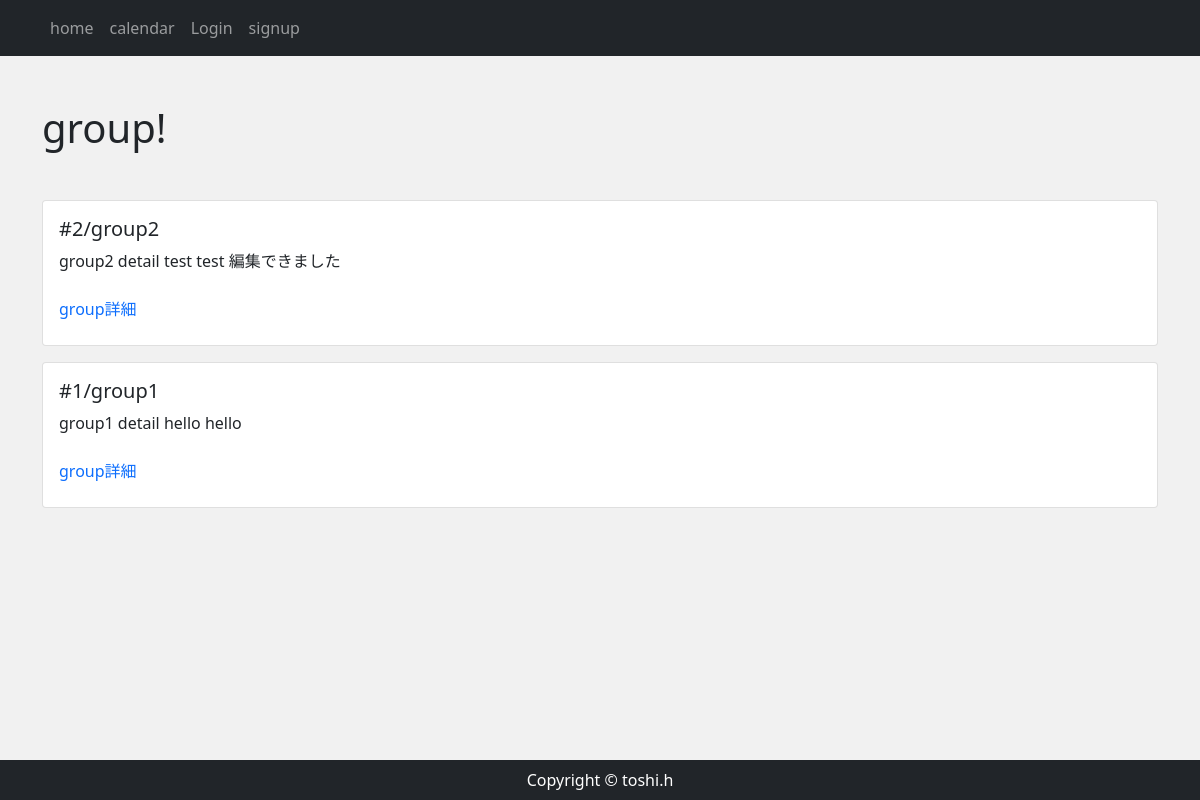
Page /group/ on the committed database.
### reservation/models.py (models this page shows, shortened)
class Group(models.Model):
    group_name = models.CharField(max_length=150)
    group_detail = models.TextField()

### reservation/views.py (the view)
# urls.py: path('group/',views.GroupView.as_view(), name="group"),
class GroupView(View):
    def get(self, request, *args, **kwargs):
        group_data = Group.objects.order_by('-id') #新しいものから順番に並べる
        return render(request, 'reservation/group_index.html',{
            'group_data': group_data
        })

### reservation/templates/reservation/group_index.html (shortened to what this page needs)
{% extends 'reservation/base.html' %}
{% block content %}
    <div class="my-5">
        <h1>group!</h1>
    </div>
    {% for group in group_data %}
    <div class="card mb-3 col-lg-auto" style="">
        <div class="row no-gutters">
            <div class="col-md-8">
                <div class="card-body">
                    <h5 class="card-title">#{{ group.id }}/{{ group.group_name }}</h5>
                    <p class="card-text">{{ group.group_detail|truncatechars:100 }}</p>
                </div>
                <p><a href="{% url 'group_detail' group.pk  %} " class="nav-link">group詳細</a></p>
            </div>
        </div>
    </div>
    {% endfor %}
{% endblock %}

### reservation/static/css/style.css (style rules this page uses)
* { margin: 0; padding: 0; box-sizing: border-box; }
body { background: #f1f1f1; display: flex; flex-flow: column; min-height: 100vh; }

### rows in the picture
Group: id "2", group_name "group2", group_detail "group2 detail test test 編集できました"
Group: id "1", group_name "group1", group_detail "group1 detail hello hello"
